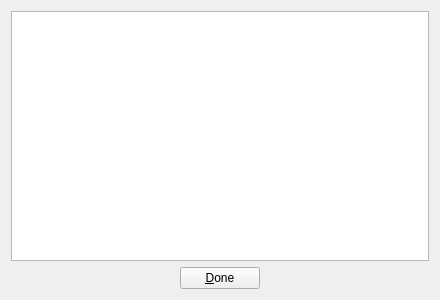
<?xml version="1.0" encoding="UTF-8"?>
<ui version="4.0">
 <class>ScheduleTable</class>
 <widget class="QWidget" name="ScheduleTable">
  <property name="geometry">
   <rect>
    <x>0</x>
    <y>0</y>
    <width>440</width>
    <height>300</height>
   </rect>
  </property>
  <property name="windowTitle">
   <string>Form</string>
  </property>
  <layout class="QVBoxLayout" name="verticalLayout">
   <item>
    <widget class="QTableWidget" name="tableWidget"/>
   </item>
   <item>
    <layout class="QHBoxLayout" name="horizontalLayout">
     <item>
      <spacer name="horizontalSpacer">
       <property name="orientation">
        <enum>Qt::Horizontal</enum>
       </property>
       <property name="sizeHint" stdset="0">
        <size>
         <width>40</width>
         <height>20</height>
        </size>
       </property>
      </spacer>
     </item>
     <item>
      <widget class="QPushButton" name="pushButtonDone">
       <property name="text">
        <string>&amp;Done</string>
       </property>
      </widget>
     </item>
     <item>
      <spacer name="horizontalSpacer_2">
       <property name="orientation">
        <enum>Qt::Horizontal</enum>
       </property>
       <property name="sizeHint" stdset="0">
        <size>
         <width>40</width>
         <height>20</height>
        </size>
       </property>
      </spacer>
     </item>
    </layout>
   </item>
  </layout>
 </widget>
 <resources/>
 <connections/>
</ui>
